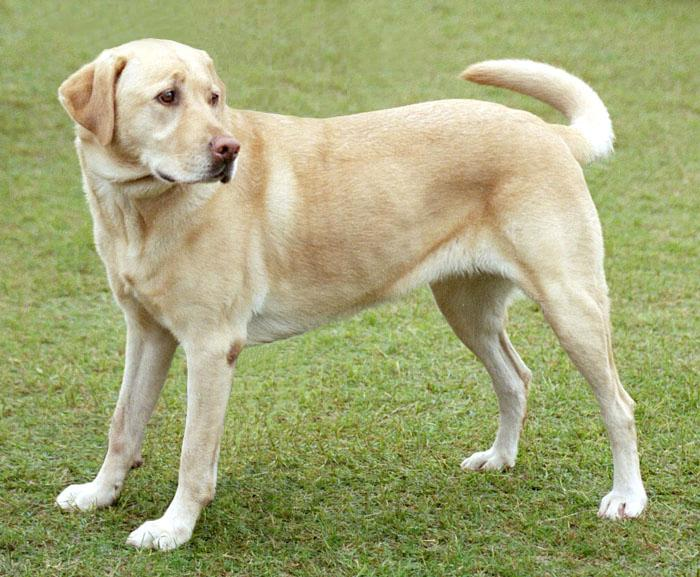
#> input picture images/content.jpg, 700 x 577 px
$ python -i img2ascii.py   (imports and definitions only)   (older library calls are emulated)
#> lines starting #> are read from the running program, lines starting #| are printed output that depends on the picture
#> further down, picture is the input picture: shape (577, 700, 3); mean B, G, R 118.9, 167.6, 163.6
from common_imports import *

def img2ascii(
        image,
        output_width=100,
        save_path = None,
        original_colors=True,
        only_edges = False):
    """
    Draws ASCII characters based on edge direction using histogram analysis on
    original image batches for each pixel in the resized image.
    """
#> called with output_width = 100, original_colors = True, only_edges = False
    ASCII_CHARS_FOR_EDGES = {
        'horizontal': '-',
        'vertical': '|',
        'diagonal': '/',
        'anti-diagonal': '\\',
        'no_edge': ' '
    }
    ASCII_CHARS = "■@?OPoc:. "[::-1]
    ASCII_CHARS = "$@B%8&WM#*oahkbdpqwmZO0QLCJUYXzcvunxrjft/\|()1{}[]?-_+~<>i!lI;:,^`'."[::-1]

    # Sobel filter on original edges
    gray_image = cv2.cvtColor(image, cv2.COLOR_BGR2GRAY)
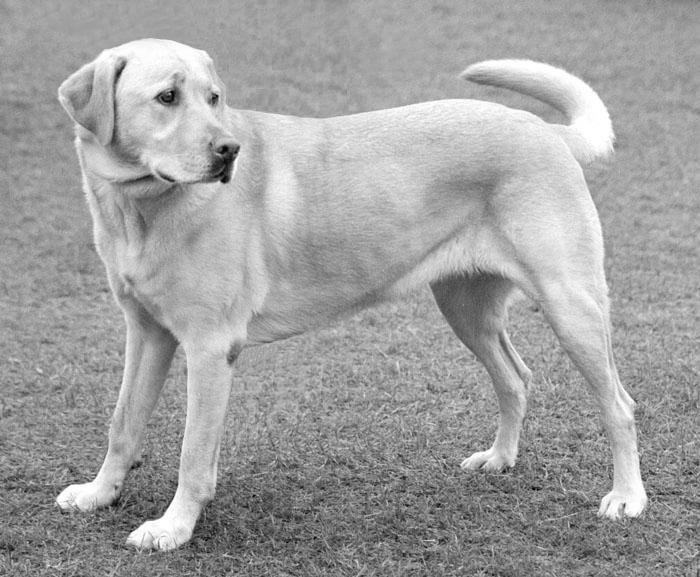
#> gray_image: shape (577, 700); min 3, max 255, mean 160.9
    sobelx = cv2.Sobel(gray_image, cv2.CV_64F, 1, 0, ksize=3)
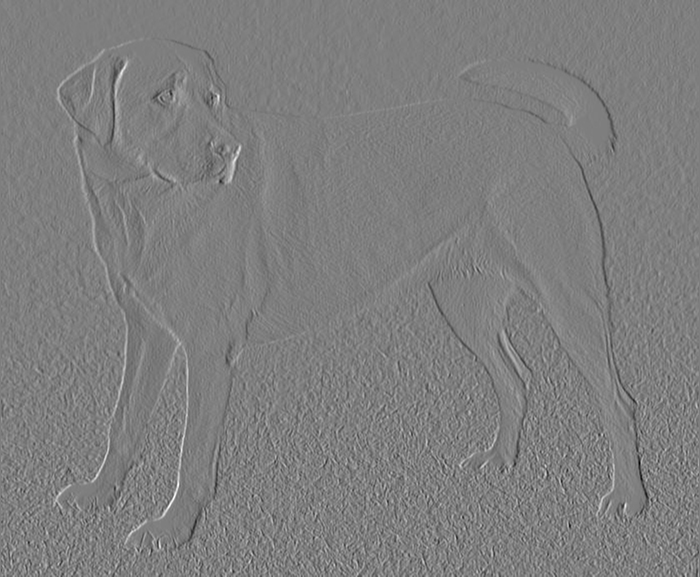
#> sobelx: shape (577, 700) float64; min -700, max 708, mean 0.1; drawn with min black and max white
    sobely = cv2.Sobel(gray_image, cv2.CV_64F, 0, 1, ksize=3)
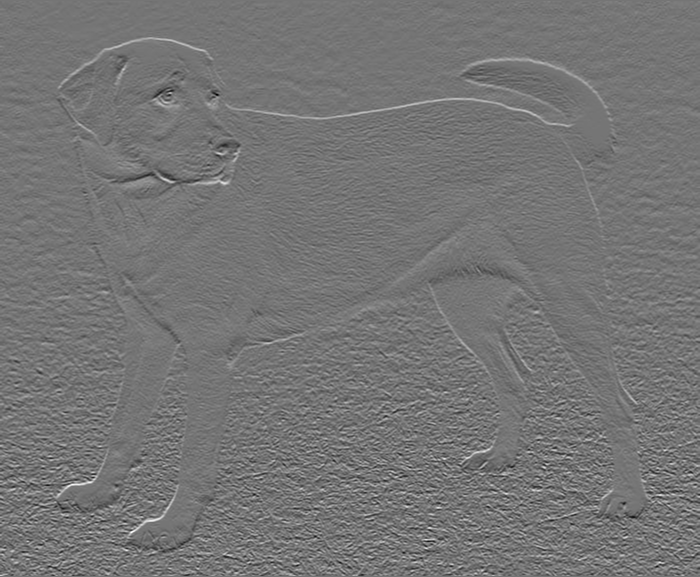
#> sobely: shape (577, 700) float64; min -567, max 664, mean -0.5; drawn with min black and max white
    magnitude = np.sqrt(sobelx**2 + sobely**2)
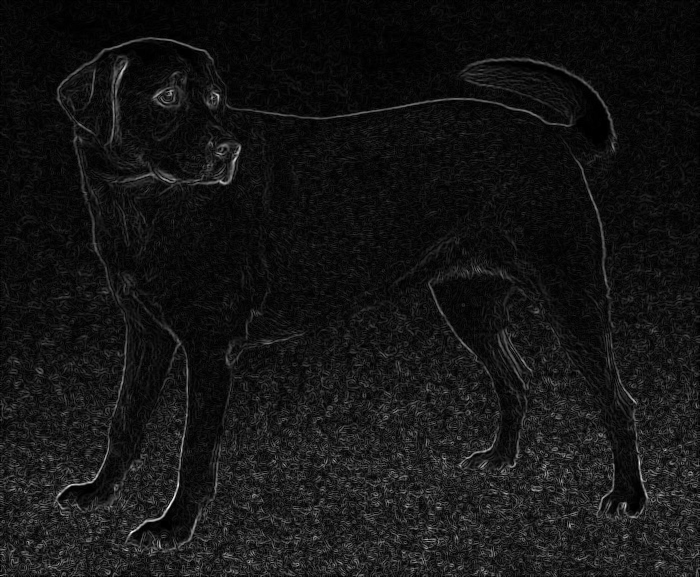
#> magnitude: shape (577, 700) float64; min 0, max 815.8, mean 67.8; drawn with min black and max white
    angle = np.arctan2(sobely, sobelx) * (180 / np.pi)  # degrees
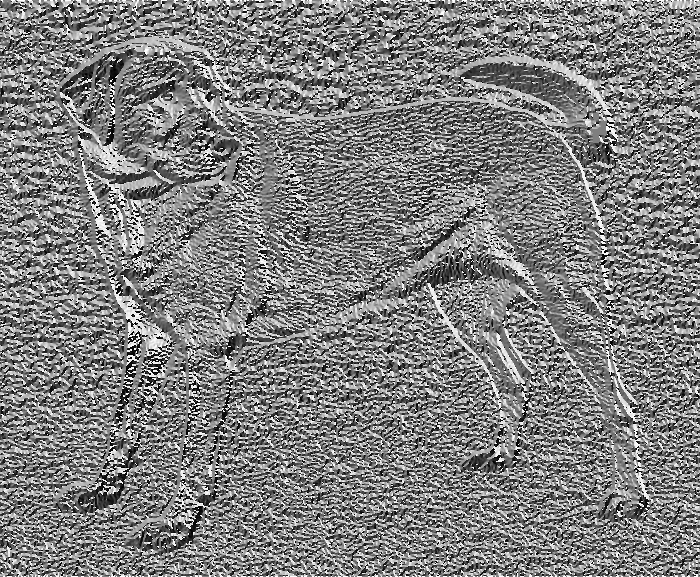
#> angle: shape (577, 700) float64; min -179.8, max 180, mean -0.2; drawn with min black and max white

    height, width = gray_image.shape[:2]
#> height = 577; width = 700
    aspect_ratio = height / width
#> aspect_ratio = 0.824
    new_height = int(output_width * aspect_ratio)
#> new_height = 82

    # Determine the batch size for each resized pixel
    batch_width = width // output_width
#> batch_width = 7
    batch_height = height // new_height
#> batch_height = 7

    font_scale = 0.2
    font_thickness = 1
    font = cv2.FONT_HERSHEY_SIMPLEX
    character_width = character_height = 8
    ascii_image_width = character_width * output_width
    ascii_image_height = character_height * new_height
#> ascii_image_height = 656
    ascii_image = np.ones((ascii_image_height, ascii_image_width, 3), dtype=np.uint8) * 50

    for y in range(new_height):
        for x in range(output_width):
            # Extract the batch from the original image that corresponds to the current pixel in the resized image
            batch_magnitude = magnitude[y*batch_height:(y+1)*batch_height, x*batch_width:(x+1)*batch_width]
            batch_angle = angle[y*batch_height:(y+1)*batch_height, x*batch_width:(x+1)*batch_width]
            batch_gray = gray_image[y*batch_height:(y+1)*batch_height, x*batch_width:(x+1)*batch_width]
            batch_colors = image[y*batch_height:(y+1)*batch_height, x*batch_width:(x+1)*batch_width]

            if np.mean(batch_magnitude) > 130:
                predominant_angle = np.median(batch_angle)
                if -22.5 <= predominant_angle <= 22.5 or predominant_angle >= 157.5 or predominant_angle <= -157.5:
                    ascii_char = ASCII_CHARS_FOR_EDGES['horizontal']
                elif 67.5 <= predominant_angle <= 112.5 or -112.5 <= predominant_angle <= -67.5:
                    ascii_char = ASCII_CHARS_FOR_EDGES['vertical']
                elif 22.5 < predominant_angle < 67.5 or -157.5 < predominant_angle < -112.5:
                    ascii_char = ASCII_CHARS_FOR_EDGES['diagonal']
                else:
                    ascii_char = ASCII_CHARS_FOR_EDGES['anti-diagonal']
            else:
                # For non-edge pixels
                if not only_edges:
                    avg_intensity = np.mean(batch_gray)
                    ascii_index = int(avg_intensity / 255 * (len(ASCII_CHARS) - 1))
                    ascii_char = ASCII_CHARS[ascii_index]
                else:
                    ascii_char = " "

            # Set character color based on average color in batch
            avg_color = np.mean(batch_colors, axis=(0, 1)) if original_colors else (255, 255, 255)
            pos_x = x * character_width
            pos_y = y * character_height + character_height

            cv2.putText(
                ascii_image,
                ascii_char,
                (pos_x, pos_y),
                font,
                font_scale,
                (int(avg_color[0]), int(avg_color[1]), int(avg_color[2])),
                font_thickness,
                lineType=cv2.LINE_AA
            )
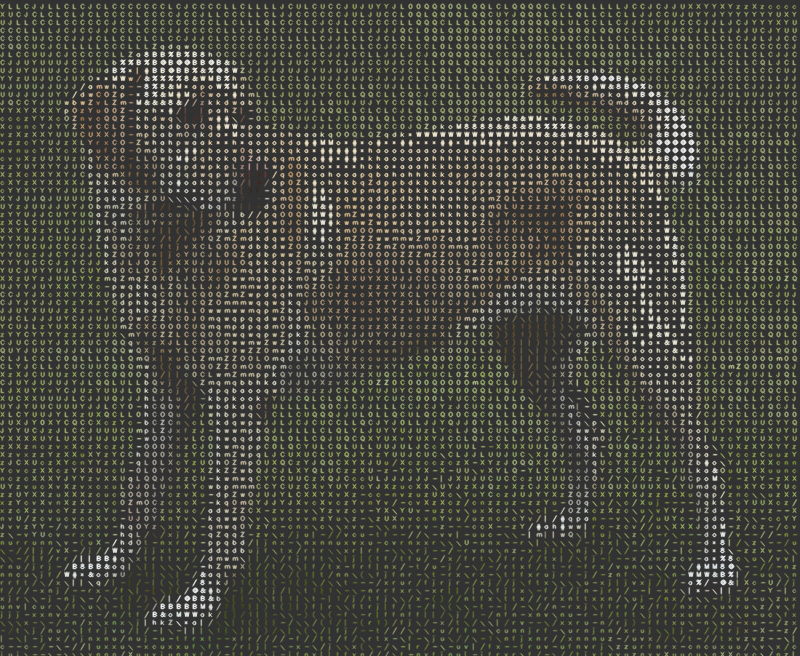
#> ascii_image: shape (656, 800, 3); mean B, G, R 62.9, 70.9, 70.4

    plt.imshow(ascii_image)

    if save_path:
        cv2.imwrite(save_path, ascii_image)
        print(f"Image saved to {save_path}")

>>> import cv2
>>> picture = cv2.imread('images/content.jpg')
>>> result = img2ascii(picture)
